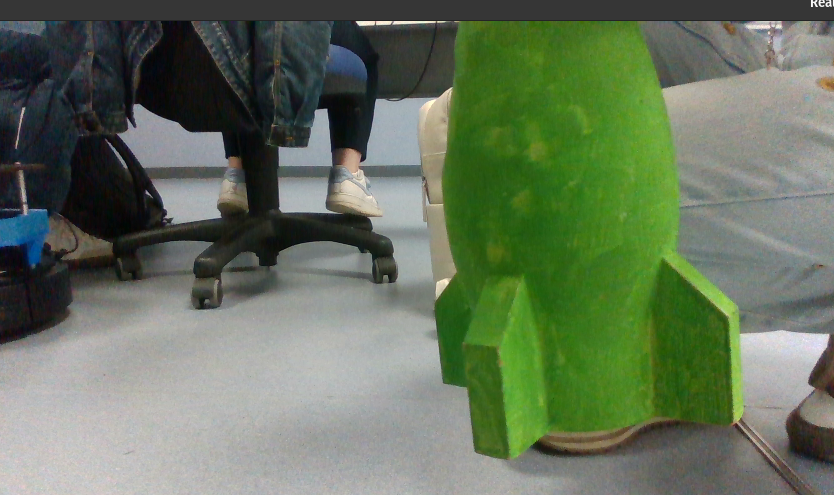
#> input picture tuto_vision/scripts/nuka.png, 834 x 495 px, found by its file name
$ python detection_objet.py
#> lines starting #> are read from the running program, lines starting #| are printed output that depends on the picture; after the words box and inside, x2 and y2 are one past the last pixel; in counts of white or black regions, pixels touching at a corner belong together
import cv2
import numpy as np

imcolor = cv2.imread("nuka.png")
#> imcolor is the input picture: shape (495, 834, 3); mean B, G, R 92.2, 115.5, 101.4

b, g, r = cv2.split(imcolor)
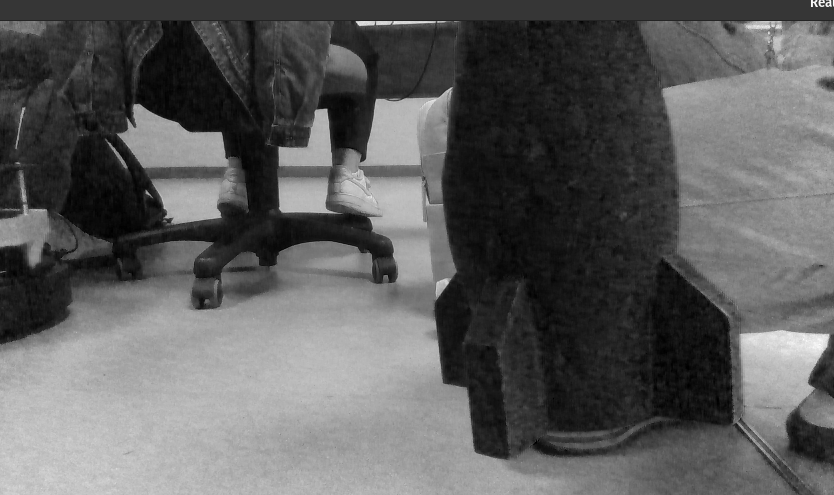
#> b: shape (495, 834); min 0, max 255, mean 92.2
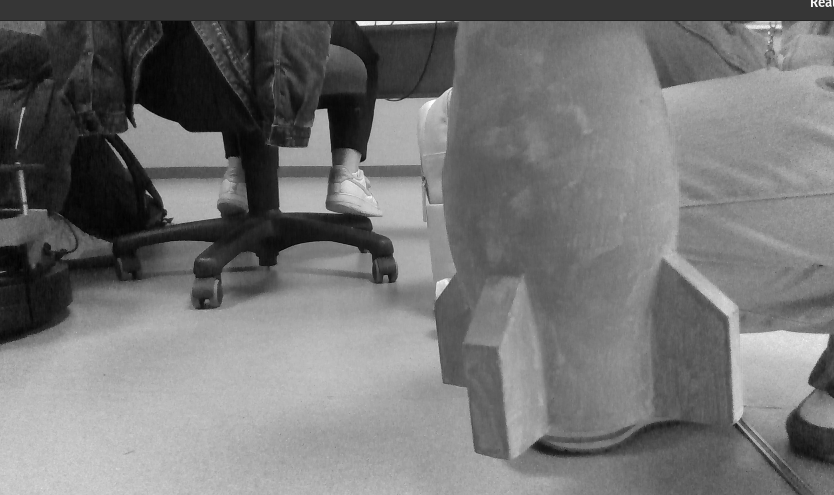
#> g: shape (495, 834); min 1, max 255, mean 115.5
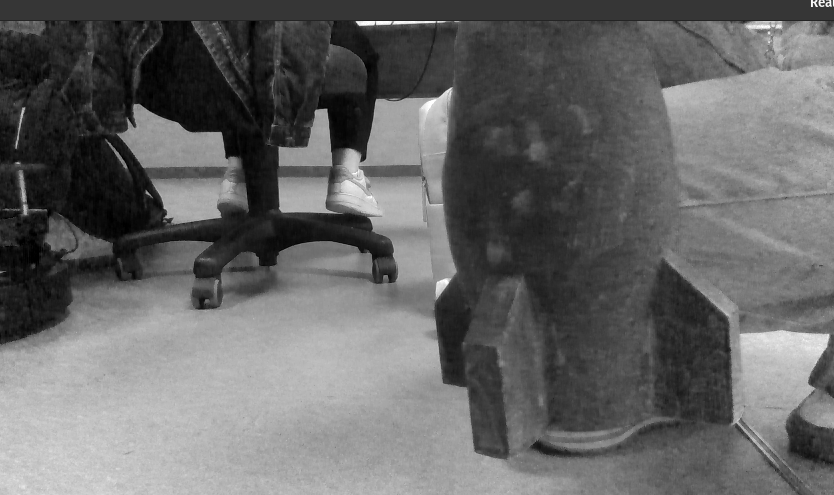
#> r: shape (495, 834); min 0, max 255, mean 101.4

mask_green = np.uint8((g > 100) & (r < 80) & (b < 80))
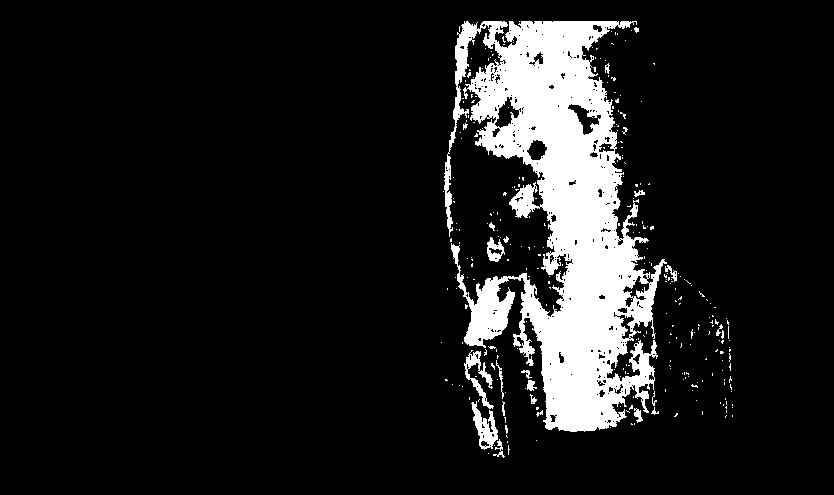
#> mask_green: shape (495, 834); values 0 (black) and 1 (white), 11.2% white; 296 white regions (273 under 20 px), largest, box (x1, y1, x2, y2) and area: (444, 21, 667, 432) 43282, (471, 401, 498, 450) 589, (464, 350, 494, 409) 529

cv2.imshow("Mask Green", mask_green * 255)

kernel = np.ones((5, 5), np.uint8)
mask_green = cv2.dilate(mask_green, kernel, iterations=2)
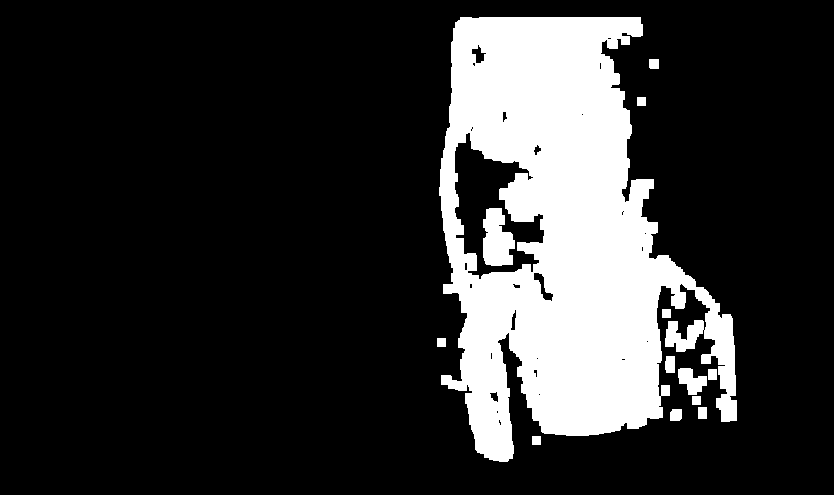
#> mask_green: shape (495, 834); values 0 (black) and 1 (white), 19.1% white; 13 white regions, largest, box (x1, y1, x2, y2) and area: (439, 17, 737, 462) 76035, (483, 208, 515, 266) 1399, (678, 368, 707, 395) 487

im_green = cv2.bitwise_and(imcolor, imcolor, mask=mask_green)
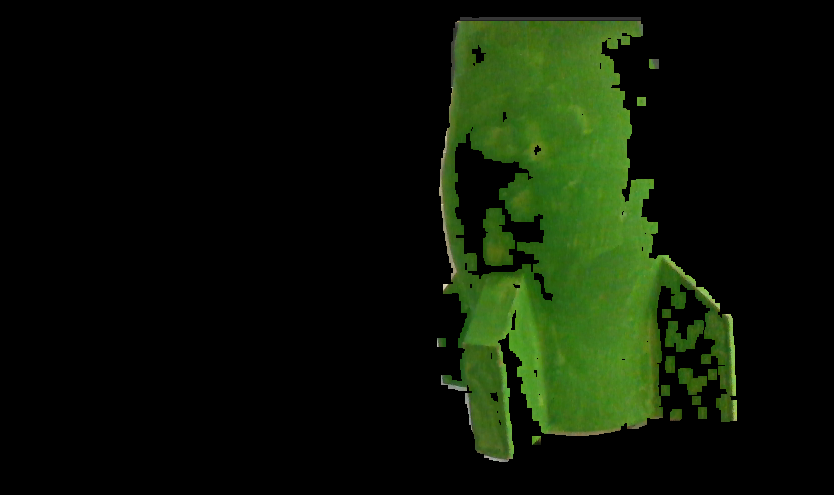
#> im_green: shape (495, 834, 3); mean B, G, R 5.8, 22.3, 12.7

cv2.imshow("Green Object", im_green)
cv2.waitKey(0)
cv2.destroyAllWindows()

cv2.imwrite("green_object.jpg", im_green)

$ run again, with tuto_vision/scripts/levert.jpg saved as tuto_vision/scripts/nuka.png
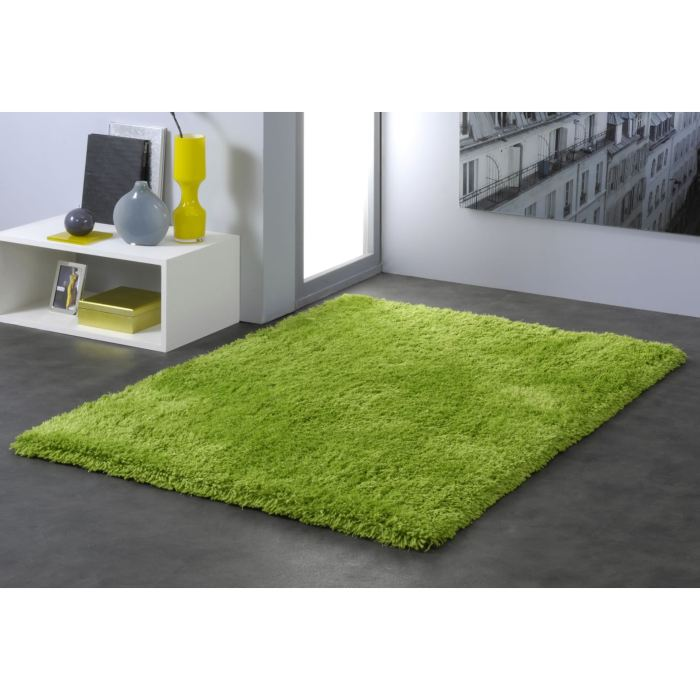
#> input picture tuto_vision/scripts/levert.jpg, 700 x 700 px, found by its file name
#> imcolor is the input picture: shape (700, 700, 3); mean B, G, R 153, 171.9, 166.8
#> `mask_green = np.uint8((g > 100) & (r < 80) & (b < 80))`:
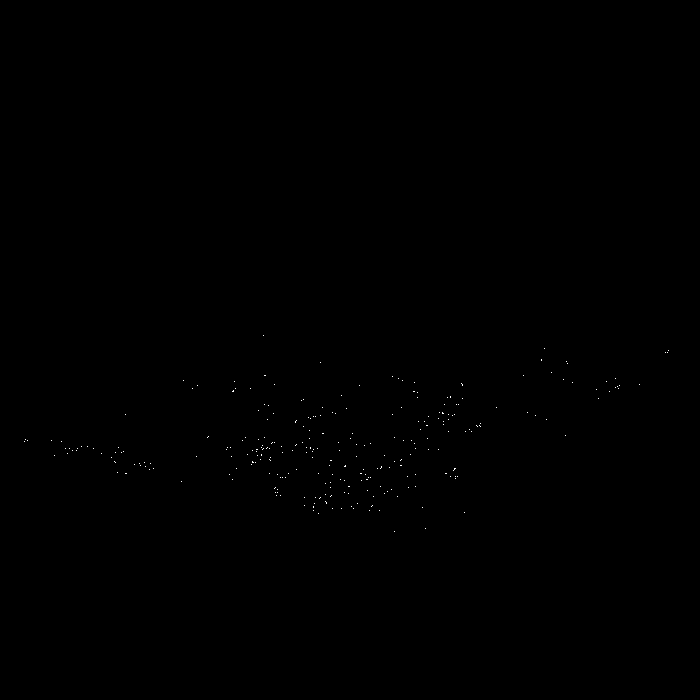
#> mask_green: shape (700, 700); values 0 (black) and 1 (white), 0.07% white in thin lines or dots, all inside (x1, y1, x2, y2) = (24, 335, 669, 532)
#> `im_green = cv2.bitwise_and(imcolor, imcolor, mask=mask_green)`:
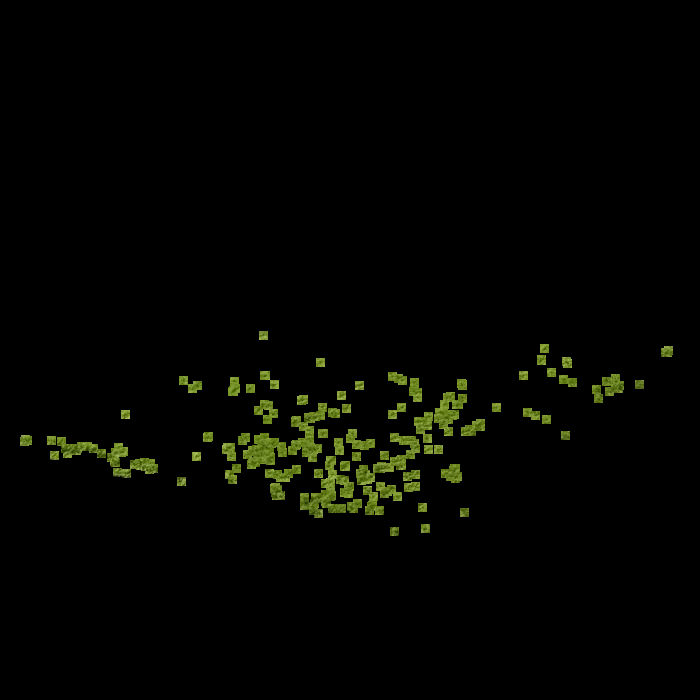
#> im_green: shape (700, 700, 3); mean B, G, R 1.2, 4.4, 3.6
